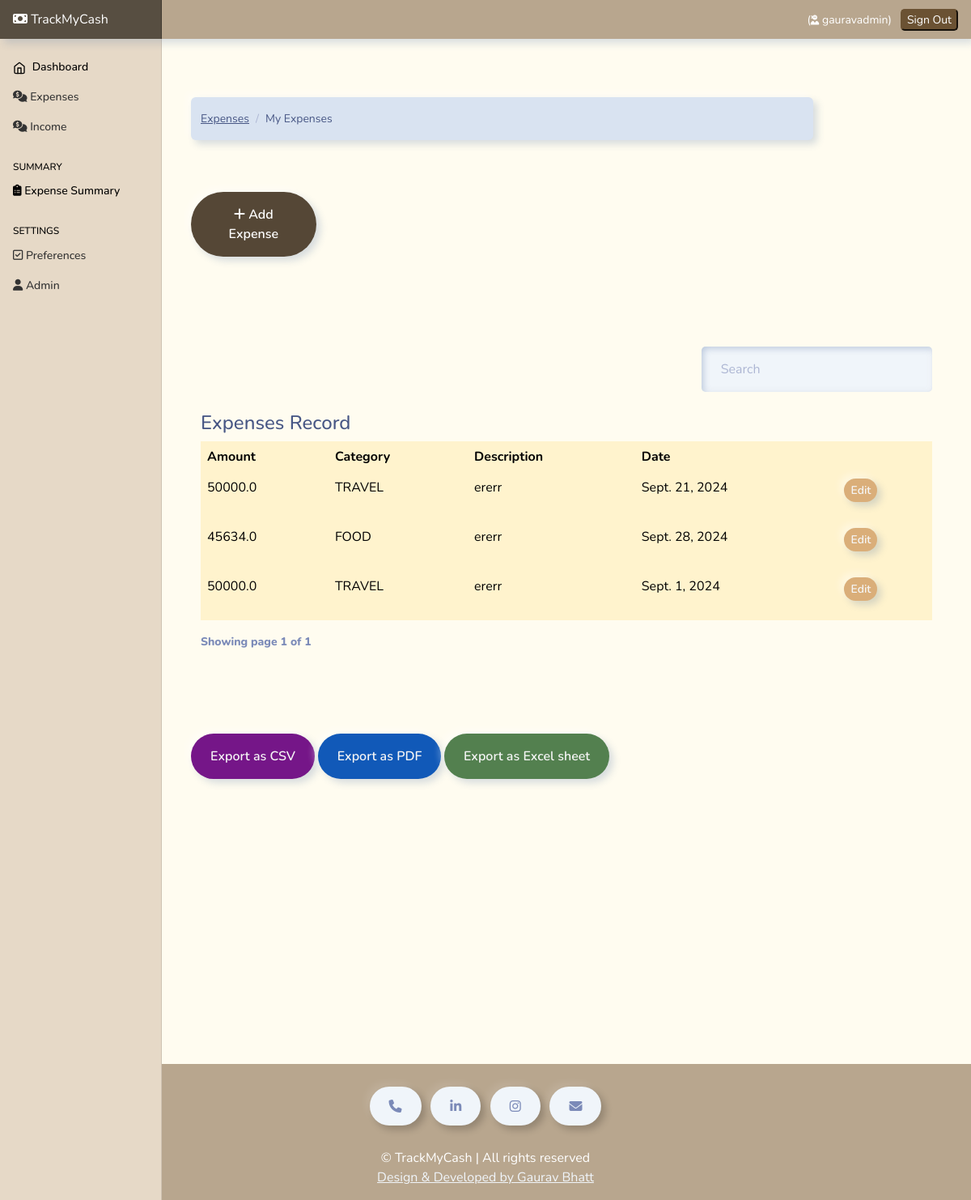
The app's page / (signed in), older data.
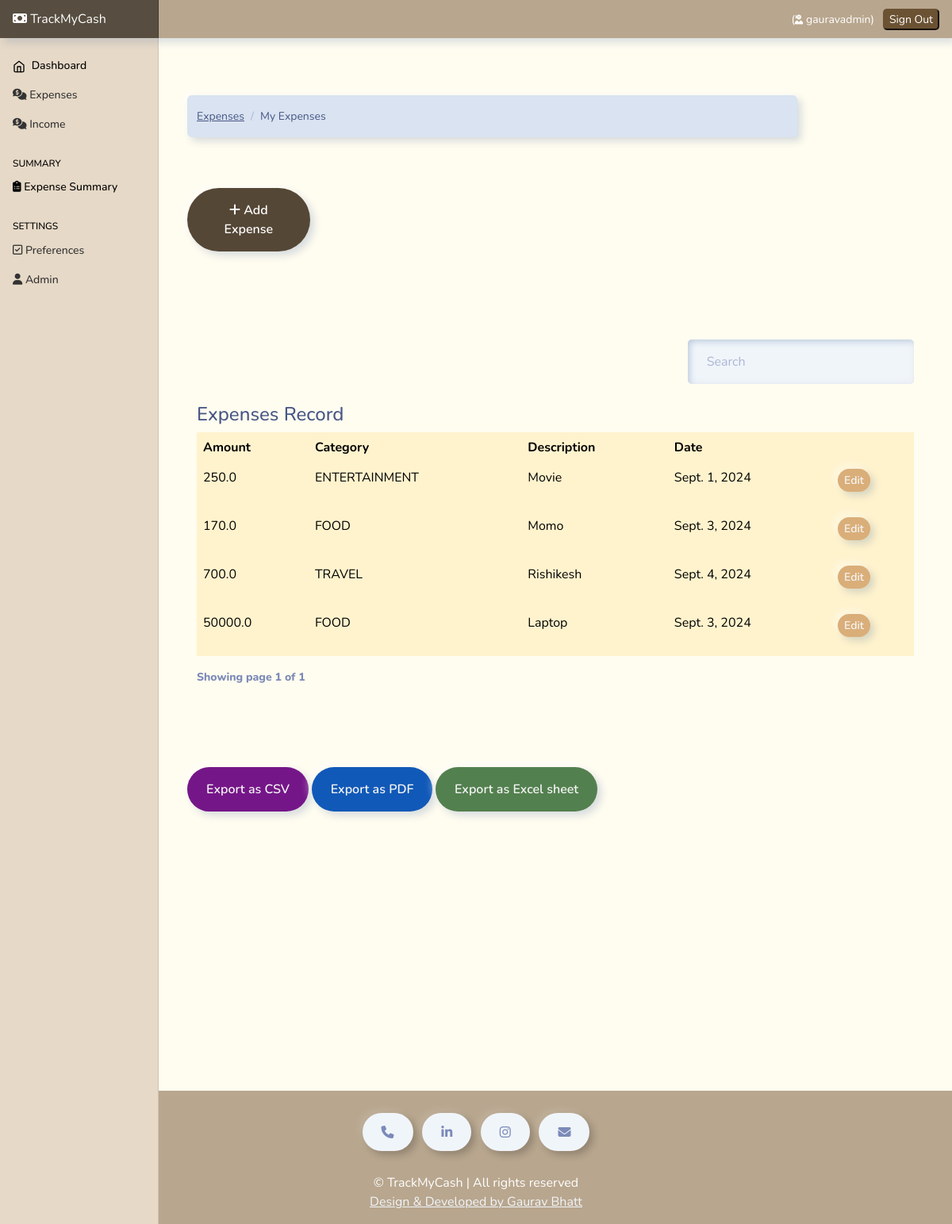
The same page, newer data.
### Expenses/models.py (models this page shows, shortened)
class Expense(models.Model):
    amount=models.FloatField()
    date=models.DateField(default=now)
    description=models.TextField()
    owner=models.ForeignKey(to=User , on_delete=models.CASCADE)
    category=models.CharField( max_length=250)
    class Meta:
        ordering:['-date']

### Expenses/views.py (the view)
# urls.py: path('', views.index , name="home"),
@login_required(login_url="auth/login")
def index(request):
    currency=UserPreferences.objects.get(user=request.user).currency
    expense=Expense.objects.filter(owner=request.user)
    paginator=Paginator(expense , 8)
    page_number=request.GET.get('page')
    page_obj=Paginator.get_page(paginator,page_number)
    context={
        'expenses':expense,
        'page_obj':page_obj,
        'currency':currency
    }
    return render(request, 'expenses/index.html' , context)

### templates/expenses/index.html (shortened to what this page needs)
{% extends "base.html" %}
{% load static %}
{% block content %}
<div class="container mt-4">
    <div class="row">
      <div class="col-md-10">
        <nav aria-label="breadcrumb">
          <ol class="breadcrumb">
            <li class="breadcrumb-item">
              <a href="">Expenses</a>
            </li>
            <li class="breadcrumb-item active" aria-current="page">
              My Expenses
            </li>
          </ol>
        </nav>
      </div>
    </div>
    <div class="col-md-2 mt-5 mb-4"  >
      <a href="{% url 'add-expense'%}" class="btn btn-md btn-primary" style="background-color: rgb(85, 71, 54);color:white;"  > <i class="fa-solid fa-plus"></i> Add Expense </a>
    </div>
    <br><br><br>
    <div class="container">
        {% include 'partials/messages.html' %} {% if expenses.count %}
        <div class="row">
          <div class="col-md-8"></div>
          <div class="col-md-4">
            <div class="form-group mt-4 mb-4">
              <input type="text" class="form-control" id="searchField" placeholder="Search" style="  border-radius: 5px;">
            </div>
          </div>
        </div>
        <caption><h4>Expenses Record</h4></caption>
    <div class="app-table table-responsive mt-2" >
      <table class="table table-hover  bordered  table-warning "  >
        <thead class="thead-dark" >
          <tr>
            <th >Amount</th>
            <th >Category</th>
            <th >Description</th>
            <th >Date</th>
            <th ></th>
          </tr>
        </thead>
        <tbody class="">
          {% for expense in page_obj%}
          <tr>
            <td>{{expense.amount}}</td>
            <td>{{expense.category}}</td>
            <td>{{expense.description}}</td>
            <td>{{expense.date}}</td>
            <td>
              <a
                href="{% url 'expense-edit' expense.id  %}"
                class="btn btn-secondary btn-sm mb-3" style="background-color: rgb(218, 174, 121);color:whitesmoke;"
                >Edit</a
              >
            </td>
          </tr>
          {% endfor %}
        </tbody>
      </table>
    </div>
        <div class="pagination-container">
        <div class="" style="font-weight: 800;">
          Showing page {{page_obj.number}} of {{ page_obj.paginator.num_pages }}
        </div>
        {% else %}
        <p class="no-results" style="display: block; ;" >No results  found</p>
        {% endif %}
      </div>
    </div>
    {% if expenses.count %}
    <div class="row">
      <div class="col-md-8 "  >
        <br> <br> <br>
        <a class="btn btn-secondary mt-2"  href="{% url 'export-csv' %}"  style="background-color: rgb(117, 22, 136); color: whitesmoke;" >Export as CSV</a>
        <a  class="btn btn-secondary mt-2" href="{% url 'export-pdf' %}" style="background-color: rgb(17, 89, 184); color: whitesmoke;" >Export as PDF</a>
        <a  class="btn btn-secondary mt-2" href="{% url 'export-excel' %}" style="background-color: rgb(83, 128, 79); color: whitesmoke;" >Export as Excel sheet </a>
      </div>
    </div>
    {% endif %}
{% endblock content %}

### templates/base.html (shortened to what this page needs)
{% load static %}
<html lang="en">
  <head>
    <link href="https://cdn.jsdelivr.net/npm/bootstrap@5.0.2/dist/css/bootstrap.min.css" rel="stylesheet">
    <link rel="stylesheet" href="https://cdnjs.cloudflare.com/ajax/libs/font-awesome/6.4.2/css/all.min.css"
 />
<link href= {% static 'css/bootstrap.min.css'%} rel="stylesheet" >
<link href= {% static 'css/main.css'%} rel="stylesheet" >
    <link href= {% static 'css/dashboard.css'%} rel="stylesheet">
  </head>
  <body style="background-color: rgb(255, 252, 240);">
<header class="navbar navbar-dark sticky-top  flex-md-nowrap p-0 shadow mb-5" style="background-color: rgb(184, 166, 142); box-shadow: 5px 10px 5px #e2e2e2; ">
  <a style="background-color: rgb(87, 78, 65);  " class="navbar-brand col-md-3 col-lg-2 me-0 px-3" href="/"><i class="fa-solid fa-money-bill"></i> TrackMyCash</a>
  <div class="navbar-nav" >
    <div class="nav-item text-nowrap">
      <ul
      class="navbar-nav px-3 "
      style="display: flex; flex-direction: row; align-items: center;"
    >
      <li class="nav-item text-nowrap mt-3 ml-2 mr-5">
        {% if user.is_authenticated %}
        <li class="nav-item text-nowrap">
          <span class="nav-link" style="color: white;">
            (<i style="font-size: 12px;" class="fa-solid fa-user-ninja"></i> {{request.user}})
          </span>
        </li>
        <a href="{% url  'logout' %}"  style="text-decoration: none;">
          <input
            class="text text-capitalize"
            type="submit"
            value="Sign out"
            style="background-color: rgb(107, 82, 51); border-radius: 5px; border-color:rgb(107, 82, 51); color: white;"
          />
        </a>
        {% endif %}
      </li>
    </ul>
    </div>
  </div>
</header>
<div class="container-fluid">
  <div class="row">
     {% include "partials/sidebar.html" %}
    <main class="col-md-9 ms-sm-auto col-lg-10 px-md-4">
     {% block content %}
     {% endblock content %}
    </main>
  </div>
</div>
<footer class="text-center" id="contact "
style="margin-top: 44vh; background-color: rgb(184, 166, 142);  color: white;">
<div class="container p-4 pb-0">
  <section class="mb-4">
    <a class="btn btn-outline-light btn-floating m-1" href="tel:7017501776" role="button"><i
        class="fa fa-phone"></i></a>
    <a class="btn btn-outline-light btn-floating m-1" href="https://www.linkedin.com/in/gaurav-bhatt-b927321a6/"
      role="button"><i class="fab fa-linkedin-in"></i></a>
    <a class="btn btn-outline-light btn-floating m-1" href="https://www.instagram.com/gaurav_04_01/"
      role="button"><i class="fab fa-instagram"></i></a>
    <a class="btn btn-outline-light btn-floating m-1" href="mailto:gauravbhatt0401@gmail.com" role="button"><i
        class="fa fa-envelope"></i></a>
  </section>
</div>
<div class="text-center pb-3" >
 <span style="font-size: 2vh;"> ©  <small id="year"></small> TrackMyCash | All rights reserved </span><br>
  <a style="font-size: 2vh;" class="text-light" href="https://gaurav-bhatt-s-portfolio.vercel.app/">Design & Developed by Gaurav Bhatt</a>
</div>
</footer>
  </body>
</html>

### templates/partials/sidebar.html (shortened to what this page needs)
{% load static %}
<nav id="sidebarMenu" class="col-md-3 col-lg-2 d-md-block  sidebar collapse" style="background-color: rgb(230, 217, 199);">
    <div class="position-sticky pt-3">
      <ul class="nav flex-column">
        <li class="nav-item">
          <a class="nav-link active" aria-current="page" href="#" style="color: black;" >
            <span data-feather="home"></span>
            Dashboard
          </a>
        </li>
        <li class="nav-item">
          <a class="nav-link" href="{% url 'home'%}">
            <i class="fa-solid fa-comments-dollar"></i>
            Expenses
          </a>
        </li>
        <li class="nav-item">
          <a class="nav-link" href="income">
            <i class="fa-solid fa-comments-dollar"></i>
           Income
          </a>
        </li>
      </ul>
      <h6 class="sidebar-heading d-flex justify-content-between align-items-center px-3 mt-4 mb-1 text-muted">
       <span style="color: black;">Summary </span>
      </h6>
      <ul class="nav flex-column mb-2">
        <li class="nav-item">
          <a class="nav-link" href="{% url 'stats' %}" style="color: black;">
            <i class="fa-solid fa-clipboard-list"></i>
            Expense Summary
          </a>
        </li>
      </ul>
      <h6 class="sidebar-heading d-flex justify-content-between align-items-center px-3 mt-4 mb-1 text-muted">
        <span style="color: black;">Settings </span>
       </h6>
       <ul class="nav flex-column mb-2">
         <li class="nav-item">
           <a class="nav-link" href="{% url 'preferences'%}">
            <i class="fa-regular fa-square-check"></i>
             Preferences
           </a>
         </li>
         <li class="nav-item">
           <a class="nav-link" href="admin">
            <i class="fa-solid fa-user"></i>  Admin
           </a>
         </li>
       </ul>
    </div>
  </nav>

### static/css/dashboard.css (style rules this page uses)
body { font-size: .875rem; }
.feather { width: 16px; height: 16px; vertical-align: text-bottom; }
.sidebar { position: fixed; top: 0; bottom: 0; left: 0; z-index: 100; padding: 48px 0 0; box-shadow: inset -1px 0 0 rgba(0, 0, 0, .1); }
.sidebar .nav-link { font-weight: 500; color: #333; }
.sidebar .nav-link .feather { margin-right: 4px; color: #727272; }
.sidebar .nav-link.active { color: #2470dc; }
.sidebar .nav-link:hover .feather, .sidebar .nav-link.active .feather { color: inherit; }
.sidebar-heading { font-size: .75rem; text-transform: uppercase; }
.navbar-brand { padding-top: .75rem; padding-bottom: .75rem; font-size: 1rem; background-color: rgba(0, 0, 0, .25); box-shadow: inset -1px 0 0 rgba(0, 0, 0, .25); }

Row changes from the older to the newer data that the page shows:
removed Expense: amount "50000.0", category "TRAVEL", description "ererr", date "Sept. 21, 2024"
removed Expense: amount "45634.0", category "FOOD", description "ererr", date "Sept. 28, 2024"
removed Expense: amount "50000.0", category "TRAVEL", description "ererr", date "Sept. 1, 2024"
added Expense: amount "250.0", category "ENTERTAINMENT", description "Movie", date "Sept. 1, 2024"
added Expense: amount "170.0", category "FOOD", description "Momo", date "Sept. 3, 2024"
added Expense: amount "700.0", category "TRAVEL", description "Rishikesh", date "Sept. 4, 2024"
added Expense: amount "50000.0", category "FOOD", description "Laptop", date "Sept. 3, 2024"
